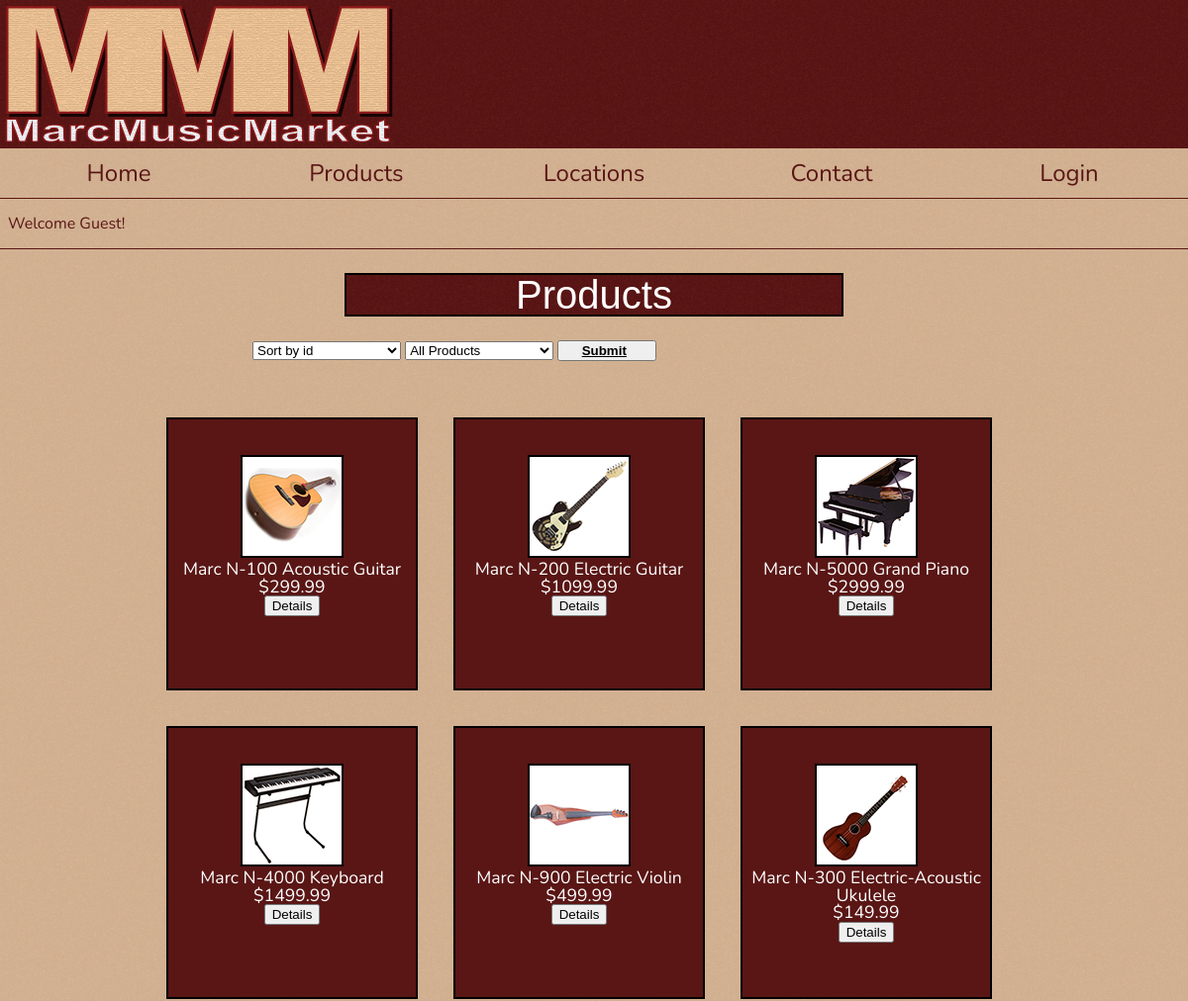
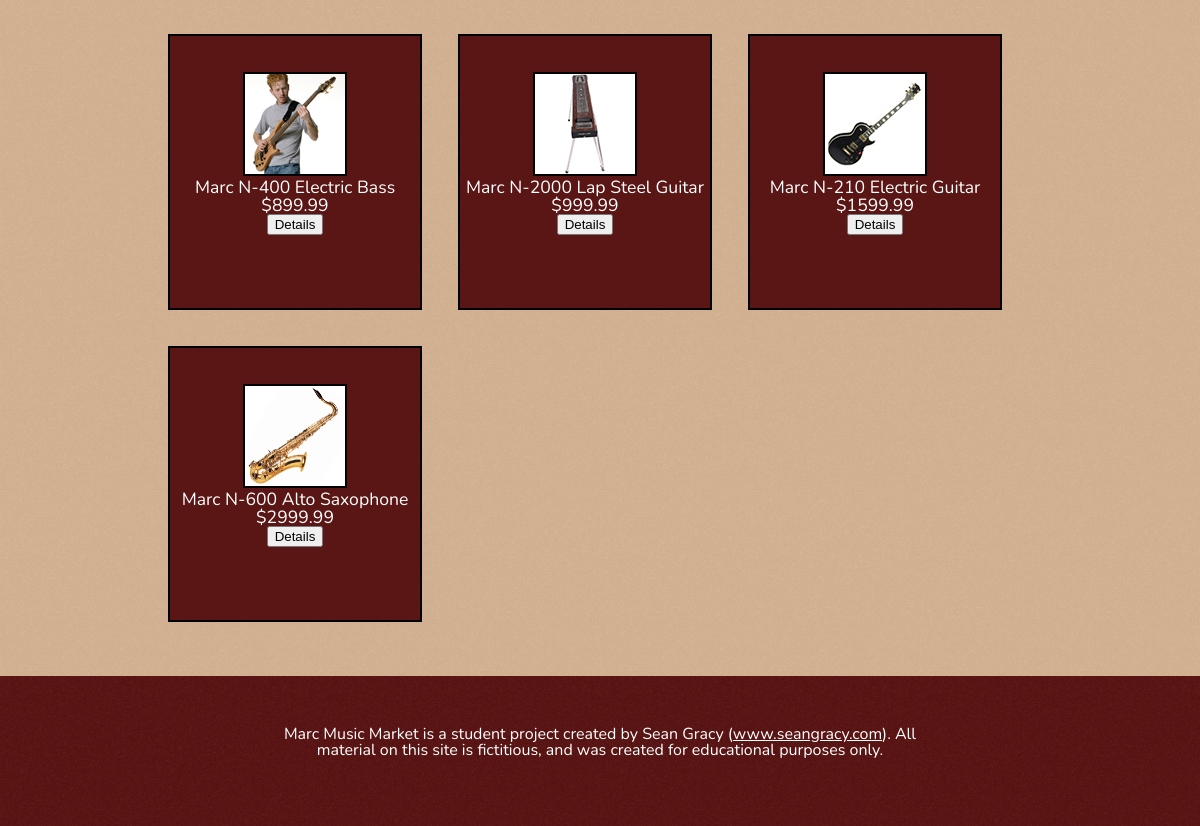
/products.php, run on the app's committed database (2 pictures, top to bottom).
### tables this page shows
CREATE TABLE product_table (
	product_id INT PRIMARY KEY AUTO_INCREMENT,
	product_name CHAR(255),
	product_price DEC(8,2),
	description TEXT,
	product_thumb_img CHAR(75),
	product_large_img CHAR(75),
	type ENUM ("guitar","bass","piano","keyboard","saxaphone","violin","ukulele")
);

### includes/function_library.php (called while the page is built, shortened)
<?php
	function run_my_query($q){
		$mysqli= new mysqli('localhost','root','','act61');
	$results = $mysqli -> query($q) or die('Problem with Query: '.$mysqli -> error);
	return $results;
	}
?>

### products.php (the view, shortened to what this page needs)
<?php
$welcome_message = '<li class="userwelcome">Welcome Guest!</li>';
$login="<a class=\"topli\" href=\"login.php\">Login</a>";
include("includes/function_library.php");
$where_clause = '';
$order_clause = ' ORDER BY product_id';
$results = run_my_query('SELECT * FROM product_table'.$where_clause.$order_clause);
?><!doctype html>
<html>
<head>
    <link rel="stylesheet" href="css/reset.css">
    <link rel="stylesheet" href="css/style.css">
</head>
<body>
    <header>
        <div class="contain">
            <img src="img/logo.png" alt="Marc Music Market">
        </div>
    </header>
	<nav>
		<ul class="clearfix topul">
            <a class="topli" href="index.php">Home</a>
            <a class="topli" href="products.php">Products</a>
            <a class="topli" href="locations.php">Locations</a>
            <a class="topli" href="contact.php">Contact</a>
            <?php echo  $login; ?>
		</ul>
	</nav>
    <section>
    	<ul class="userpanel">
        	<?php echo $welcome_message; ?>
        </ul>
    	<div class="display">
        	<h3>Products</h3>
            <div class="sort">
                <form id="sort_form" action="products.php" method="post">
                    <select name="sort_choice">
                        <option value="sort_choice1">Sort by id</option>
                    </select>
                    <select name="WHERE_choice">
                        <option>All Products</option>
                    </select>
                    <input type="submit" />
                </form>
            </div>
            <div class="prod-contain">
			<?php
				$results -> data_seek(0);
				while($row = $results -> fetch_assoc()){
					$p_img = $row['product_thumb_img'];
					$p_name = $row['product_name'];
					$p_price = $row['product_price'];
			?>
            <div class="products">
                <form action="product_details.php" method="get">
                    <input class="pimage" type="image" src="img/<?php echo $p_img ?>"/>
                    <h5><?php  echo $p_name ?></h5>
                    <h5>$<?php  echo $p_price ?></h5>
                    <input type="submit" value="Details"/>
                </form>
            </div>
            <?php
				}
			?>
            </div>
        </div>
    </section>
    <footer>
    	<h6>Marc Music Market is a student project created by Sean Gracy (<a href="http://www.seangracy.com">www.seangracy.com</a>). All material on this site is fictitious, and was created for educational purposes only.</h6>
    </footer>
</body>
</html>

### css/style.css (style rules this page uses)
html { font-size:14px; font-size:100%; font-family: 'Nunito', sans-serif; background-image:url(../img/background-texture.jpg); background-attachment:fixed; }
body { width:100%; margin:0 auto; min-height:800px; }
header { background:url(../img/red-texture.jpg); width:100%; height:150px; margin:0 auto; }
header .contain { max-width:1280px; width:100%; margin:0 auto; }
header img { max-width:400px; width:100%; margin:0 auto; display:block; }
nav { margin:0 auto; max-width:1280px; width:100%; text-align:center; height:50px; background:url(../img/body-texture.jpg); }
.topul { margin:0 auto; width:100%; text-align:center; }
.topli { width:100%; height:50px; color:black; display:block; width:20%; color:#591615; float:left; line-height:50px; font-size:0.8em; transition:background .3s ease, color .3s ease; -webkit-transition:background .3s ease, color .3s ease; }
section { background:url(../img/body-texture.jpg); max-width:1280px; width:100%; margin:0 auto; padding-bottom:3%; overflow:hidden; }
.userpanel { float:none; width:100%; overflow:hidden; color:#591615; height:100px; border-top:1px solid #591615; border-bottom:1px solid #591615; }
.userpanel .userwelcome { float:left; width:135px; display:block; height:50px; line-height:50px; margin:0 0 0 .5em; }
.display { width:100%; float:left; }
h3 { font-family:Arial, Helvetica, sans-serif; background:url(../img/red-texture.jpg); text-align:center; color:white; max-width:500px; width:100%; margin:2% auto; display:block; font-size:2.5em; border:black solid 2px; }
.prod-contain { max-width:555px; width:100%; margin:0 auto; }
.products { margin: 2% auto; padding:4% 0; text-align: center; max-width: 400px; width: 100%; background-color:#591615; border: black solid 2px; color:white; transition:background-color .3s ease, color .3s ease, border .3s ease; -webkit-transition:background-color .3s ease, color .3s ease, border .3s ease; }
.pimage { margin:0 auto; width:100px; height:100px; border: black solid 2px; cursor:pointer; }
.products input[type="submit"] { cursor:pointer; }
.sort { max-width:750px; width:100%; margin:0 auto; clear:both; height:60px; }
.sort form { float:left; margin-left:4%; margin-right:4%; }
.sort form select { width:150px; }
.sort form input[type="submit"] { font-weight:bold; text-decoration:underline; padding-left:0; cursor:pointer; text-align:center; width:100px; }
.products h5 { font-size:1.1em; margin:0 auto; }
h6 { font-size:1.5em; margin-top:1%; margin-bottom:1%; }
footer { height:150px; background:url(../img/red-texture.jpg); }
footer h6 { font-size:1em; text-align:center; color:white; max-width:640px; margin:0 auto; padding-top:50px; }
footer h6 a { color:white; text-decoration:underline; transition:color .5s ease; -webkit-transition:color .5s ease; }
@media screen and (min-width:397px) { .userpanel { height:50px; } }
@media screen and (min-width:600px) { .products { max-width:250px; float:left; margin:2%; height: 200px; } }
@media screen and (min-width:600px) { h6 { font-size:2em; } }
@media screen and (min-width:600px) { .topli { font-size:1.5em; } }
@media screen and (min-width:710px) { header img { margin:0; } }
@media screen and (min-width:885px) { .prod-contain { max-width:900px; } }

### data on the page
product_table: product_name "Marc N-100 Acoustic Guitar", product_price "299.99"
product_table: product_name "Marc N-200 Electric Guitar", product_price "1099.99"
product_table: product_name "Marc N-5000 Grand Piano", product_price "2999.99"
product_table: product_name "Marc N-4000 Keyboard", product_price "1499.99"
product_table: product_name "Marc N-900 Electric Violin", product_price "499.99"
product_table: product_name "Marc N-300 Electric-Acoustic Ukulele", product_price "149.99"
product_table: product_name "Marc N-400 Electric Bass", product_price "899.99"
product_table: product_name "Marc N-2000 Lap Steel Guitar", product_price "999.99"
product_table: product_name "Marc N-210 Electric Guitar", product_price "1599.99"
product_table: product_name "Marc N-600 Alto Saxophone", product_price "2999.99"
